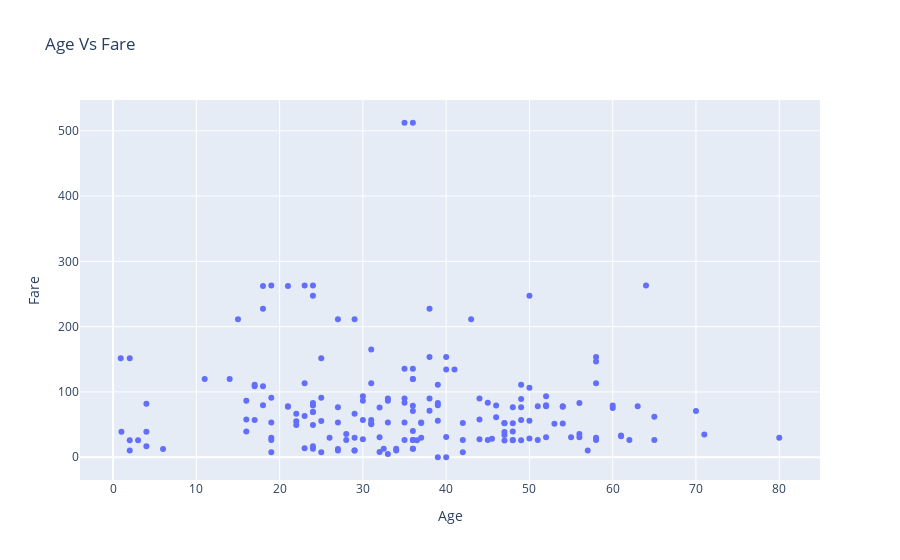

The notebook cell this image was saved under:
### Code cell
import plotly.graph_objects as go

fig = go.Figure(data=go.Scatter(x=df['age'], y=df['fare'], mode='markers'))
fig.update_layout(
    title='Age Vs Fare',
    xaxis_title='Age',
    yaxis_title='Fare'
)
fig.show()

### Figure 1 — Plotly figure (JSON) as saved in the notebook; plotly's stock layout.template omitted (floating-point values rounded to 4 significant figures; data arrays with more than 128 entries replaced by an {"elided": "..."} marker saying what was removed)
{"data": [{"mode": "markers", "type": "scatter", "x": {"elided": "182 float values"}, "y": {"elided": "182 float values"}}], "layout": {"title": {"text": "Age Vs Fare"}, "xaxis": {"title": {"text": "Age"}}, "yaxis": {"title": {"text": "Fare"}}}}
